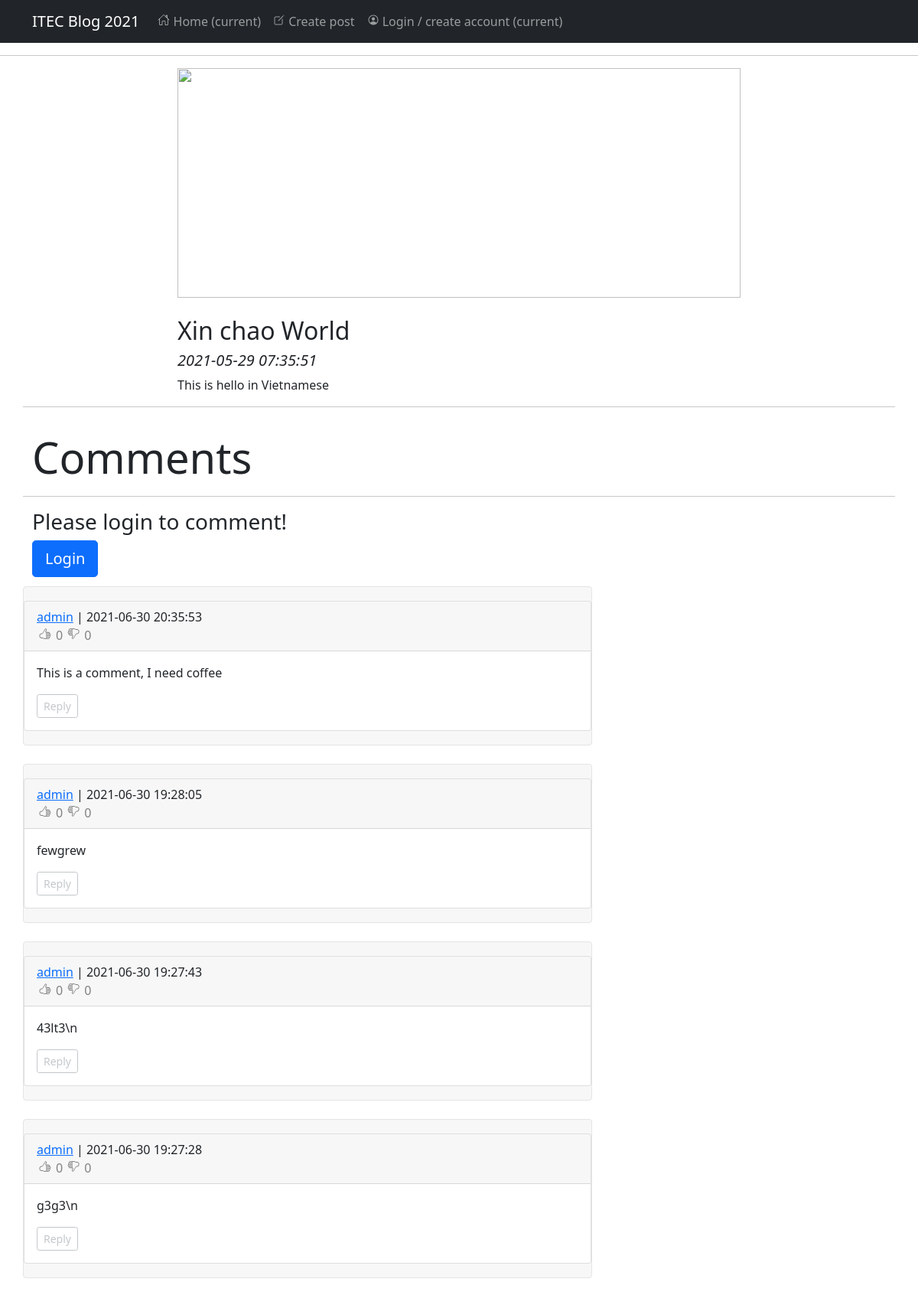
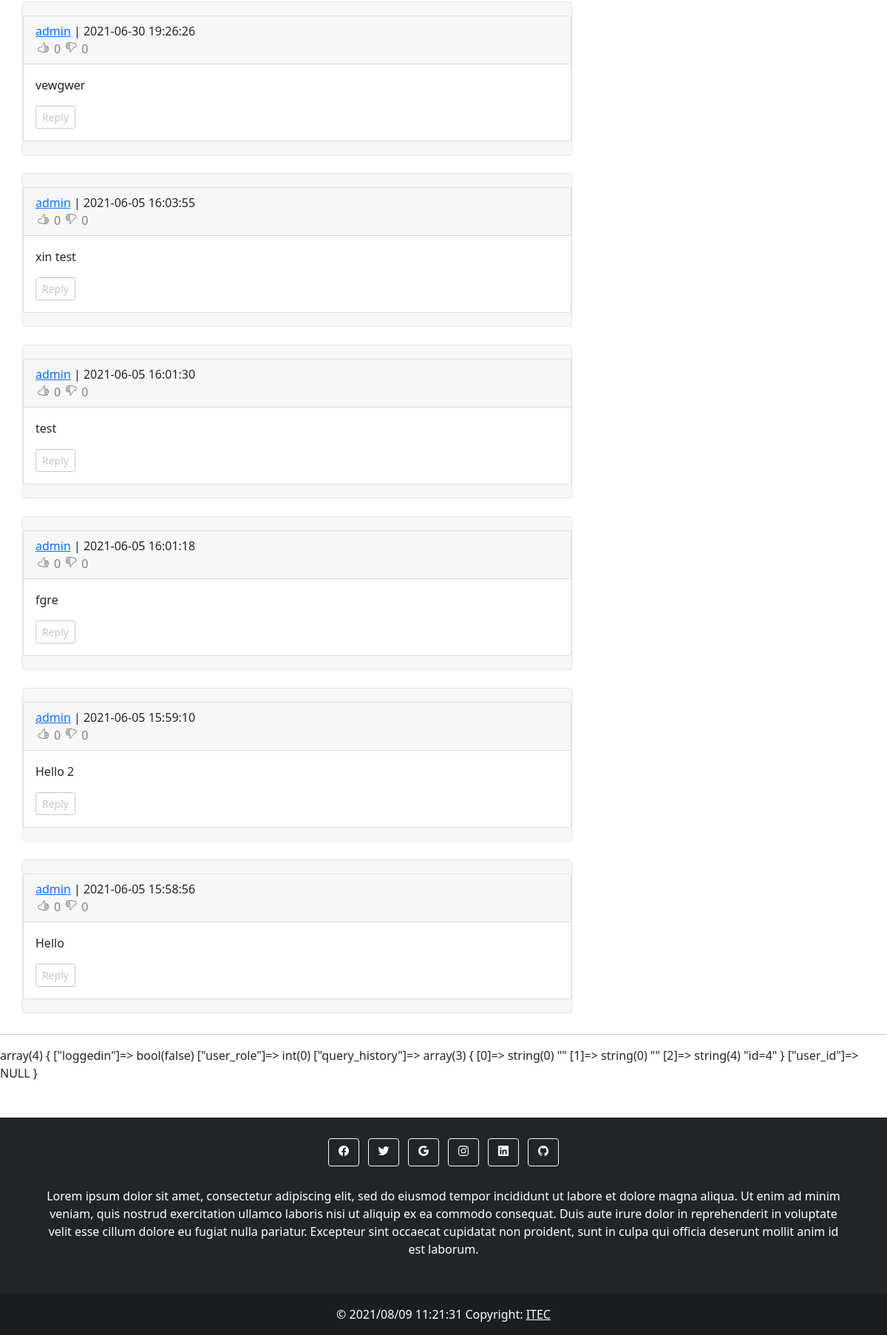
The app's page /post.php?id=4 (signed in) with its own data (2 pictures, top to bottom).
### tables this page shows
CREATE TABLE `posts` (
  `ID` bigint(20) NOT NULL,
  `post_title` varchar(255) NOT NULL,
  `post_body` text NOT NULL,
  `post_author` int(11) NOT NULL,
  `date_created` datetime NOT NULL DEFAULT CURRENT_TIMESTAMP,
  `date_modified` datetime NOT NULL,
  `post_img` varchar(255) NOT NULL
);

CREATE TABLE `comments` (
  `ID` bigint(20) NOT NULL,
  `comment_text` text NOT NULL,
  `comment_user` int(11) NOT NULL,
  `comment_post` int(11) NOT NULL,
  `date_created` datetime NOT NULL DEFAULT CURRENT_TIMESTAMP,
  `comment_parent` int(11) DEFAULT NULL,
  `reply_to_user` int(11) DEFAULT NULL
);

CREATE TABLE `users` (
  `ID` bigint(20) NOT NULL,
  `user_name` varchar(255) NOT NULL,
  `user_email` varchar(255) NOT NULL,
  `user_hash` varchar(255) NOT NULL,
  `date_created` datetime NOT NULL DEFAULT CURRENT_TIMESTAMP,
  `user_role` int(11) NOT NULL DEFAULT '2',
  `user_img` varchar(255) NOT NULL
);

### func/postmanager.php (called while the page is built, shortened)
<?php
function getPost($id, $conn)
{
    $sql = "select * from posts where ID = ?";
    $stmt = $conn->prepare($sql);
    $stmt->bind_param("i", $id);
    $stmt->execute();
    $result = $stmt->get_result();
    if ($result->num_rows == 1)
        return $result->fetch_assoc();
    else
        return false;
}
?>

### config.php (called while the page is built, shortened)
<?php
spl_autoload_register(function ($class)
{
    $classlocation = 'classes/' . $class . '.php';
});
?>

### classes/Comment.php (called while the page is built, shortened)
<?php
class Comment
{
    public $comment_post_id;
    public $conn;
    public function __construct($post_id, $conn)
    {
        $this->comment_post_id = $post_id;
        $this->conn = $conn;
    }
    public function getComments()
    {
        $sql = "select c.ID as CID, u.ID as UID, c.comment_text, c.date_created, u.user_name, c.comment_user from comments c join users u on u.ID = c.comment_user where c.comment_post = ? and c.comment_parent is null order by c.date_created desc";
        $stmt = $this->conn->prepare($sql);
        $stmt->bind_param("i", $this->comment_post_id);
        $stmt->execute();
        $results = $stmt->get_result();
        $this->comments = $results->fetch_all(MYSQLI_ASSOC);
    }
}
?>

### classes/Security.php (called while the page is built, shortened)
<?php
class Security
{
    public static function cleanOutput($arr)
    {
        foreach ($arr as $key => $value)
        {
            if (is_string($value))
                $arr[$key] = htmlspecialchars($value);
            elseif (is_int($value))
                $arr[$key] = filter_var($value, FILTER_SANITIZE_NUMBER_INT);
            elseif (is_email($value))
                $arr[$key] = filter_var($value, FILTER_SANITIZE_EMAIL);
            elseif (filter_var($value, FILTER_VALIDATE_URL))
                $arr[$key] = filter_var($value, FILTER_SANITIZE_URL);
            else
                $arr[$key] = '';
        }
        return $arr;
    }
}
?>

### includes/comments.php (the view, shortened to what this page needs)
<hr>
<h3 class="display-4 mt-3 mb-3">Comments</h3>
<hr>
<div class="row comment-form">
    <div class="col-md-8 form">
        <?php if ($_SESSION['loggedin']): ?>
            <form class="comment-form" action="func/ajaxmanager" method="POST">
                <textarea name="comment-text" class="form-control" cols="80" rows="4"></textarea>
                <input type="hidden" name="id" value="<?php echo htmlspecialchars($_SERVER['QUERY_STRING']); ?>">
                <button type="submit" name="comment-submit" class="comment-submit btn btn-outline-success mt-2"><ion-icon name="chatbubble-outline"></ion-icon> Add comment</button>
            </form>
        <?php else: ?>
            <h3>Please login to comment!</h3>
            <a href="login.php"><button type="button" class="btn btn-primary btn-lg">Login</button></a>
        <?php endif; ?>
    </div>
</div>
<div class="row comments">
    <?php foreach ($comments->comments as $comment): ?>
        <?php $comment = Security::cleanOutput($comment); ?>
        <?php
            $thumbsdownclass = "";
            $thumbsupclass = "";
            $theid = $comment['CID'];
            $thereview = array_filter($reviews->reviews, function ($data) use ($theid) {return $data['comment_id'] == $theid;});
            if (!empty($thereview))
            {
                foreach ($thereview as $key)
                {
                    $thumbsup = $key['thumbs_up'];
                    $thumbsdown = $key['thumbs_down'];
                    if ($key['user_reviewed'] == 1)
                    {
                        if ($key['user_reviewed_value'] == 1)
                        {
                            $thumbsdownclass = "active";
                            $thumbsupclass = "";
                        }
                        else
                        {
                            $thumbsdownclass = "";
                            $thumbsupclass = "active";
                        }
                    }
                }
            }
            else
            {
                $thumbsup = 0;
                $thumbsdown = 0;
            }
        ?>
        <div class='comment-wrapper col-md-8'>
            <div class='col-md-12 mt-2 mb-2 comment'>
                <div class='card'>
                    <div class='card-header'>
                        <a href='user.php?id=<?php echo $comment['CID']; ?>' class='comment-user-id' data-comment-user-id='<?php echo $comment['UID']; ?>'><?php echo $comment['user_name']; ?></a> | <?php echo $comment['date_created']; ?>
                        <nav class="comment-thumb">
                            <ul class="nav float-right">
                                <li class="nav-item"><ion-icon name="thumbs-up-outline" class="<?php echo $thumbsupclass; ?>" data-review-value="2" data-review-type="thumb"></ion-icon></li>
                                <li class="nav-item thumbs-up-val"><?php echo $thumbsup; ?></li>
                                <li class="nav-item"><ion-icon name="thumbs-down-outline" class="<?php echo $thumbsdownclass; ?>" data-review-value="1" data-review-type="thumb"></ion-icon></li>
                                <li class="nav-item thumbs-down-val"><?php echo $thumbsdown; ?></li>
                            </ul>
                        </nav>
                    </div>
                    <div class='card-body'>
                        <p class='card-text'><?php echo $comment['comment_text']; ?></p>
                        <?php echo $button; ?> <button class='btn float-right btn-sm btn-outline-secondary mr-2 reply-comment' data-comment-id='<?php echo $comment['CID']; ?>' data-comment-user-id='<?php echo $comment['UID']; ?>'>Reply</button>
                    </div>
                </div>
            </div>
        </div>
    <?php endforeach; ?>
</div>

### post.php (shortened to what this page needs)
<?php
include_once 'config.php';
include 'func/postmanager.php';
include 'includes/header.php';
if (isset($_GET['id']))
{
    $post = getPost($_GET['id'], $conn);
    $theid = $_GET['id'];
    $comments = new Comment($theid, $conn);
    $comments->getComments();
    $reviews = new Review($conn);
    $reviews->post_id = $theid;
    $reviews->getReviews();
}
?>
        <hr>
        <div class="container post">
            <div class="row">
                <?php if ($post == false): ?>
                    <h2 class="display-4">Error 404: post not found!</h2>
                <?php else: ?>
                    <div class="col-md-8 offset-md-2">
                        <img src="<?php echo $post['post_img']; ?>" class="img-fluid" alt="">
                        <h2 class="font-weight-light mt-4"><?php echo htmlspecialchars($post['post_title']); ?></h2>
                        <h5><em><?php echo htmlspecialchars($post['date_created']); ?></em></h5>
                        <p><?php echo htmlspecialchars($post['post_body']); ?></p>
                    </div>
                    <?php include 'includes/comments.php'; ?>
                <?php endif; ?>
            </div>
        </div>
        <hr>
<?php
var_dump($_SESSION);
include 'includes/footer.php';
?>

### css/style.css (style rules this page uses)
button { cursor: pointer; }
.post img { height: 300px; width: 100%; object-fit: cover; object-position: center; }
.card button { opacity: .4; transition: opacity 300ms; }
.comment-wrapper { transform: scaleY(1); background: #F7F7F7; margin: 12px 0; border-radius: 4px; padding: 10px 0; border: 1px solid #E4E4E4; transition: transform 500ms, background 400ms, padding 400ms; }
nav.comment-thumb { display: inline; color: gray; }
nav.comment-thumb li { margin: 0px 3px !important; }
nav.comment-thumb ion-icon { transform: scale(1); color: gray; transition: transform 200ms, color 200ms; cursor: pointer; }

### records on screen
posts: post_title "Xin chao World", date_created "2021-05-29 07:35:51", post_body "This is hello in Vietnamese"
comments: users.user_name "admin", date_created "2021-06-30 20:35:53", thumbsup "0", thumbsdown "0", comment_text "This is a comment, I need coffee"
comments: users.user_name "admin", date_created "2021-06-30 19:28:05", thumbsup "0", thumbsdown "0", comment_text "fewgrew"
comments: users.user_name "admin", date_created "2021-06-30 19:27:43", thumbsup "0", thumbsdown "0", comment_text "43lt3\\n"
comments: users.user_name "admin", date_created "2021-06-30 19:27:28", thumbsup "0", thumbsdown "0", comment_text "g3g3\\n"
comments: users.user_name "admin", date_created "2021-06-30 19:26:26", thumbsup "0", thumbsdown "0", comment_text "vewgwer"
comments: users.user_name "admin", date_created "2021-06-05 16:03:55", thumbsup "0", thumbsdown "0", comment_text "xin test"
comments: users.user_name "admin", date_created "2021-06-05 16:01:30", thumbsup "0", thumbsdown "0", comment_text "test"
comments: users.user_name "admin", date_created "2021-06-05 16:01:18", thumbsup "0", thumbsdown "0", comment_text "fgre"
comments: users.user_name "admin", date_created "2021-06-05 15:59:10", thumbsup "0", thumbsdown "0", comment_text "Hello 2"
comments: users.user_name "admin", date_created "2021-06-05 15:58:56", thumbsup "0", thumbsdown "0", comment_text "Hello"
